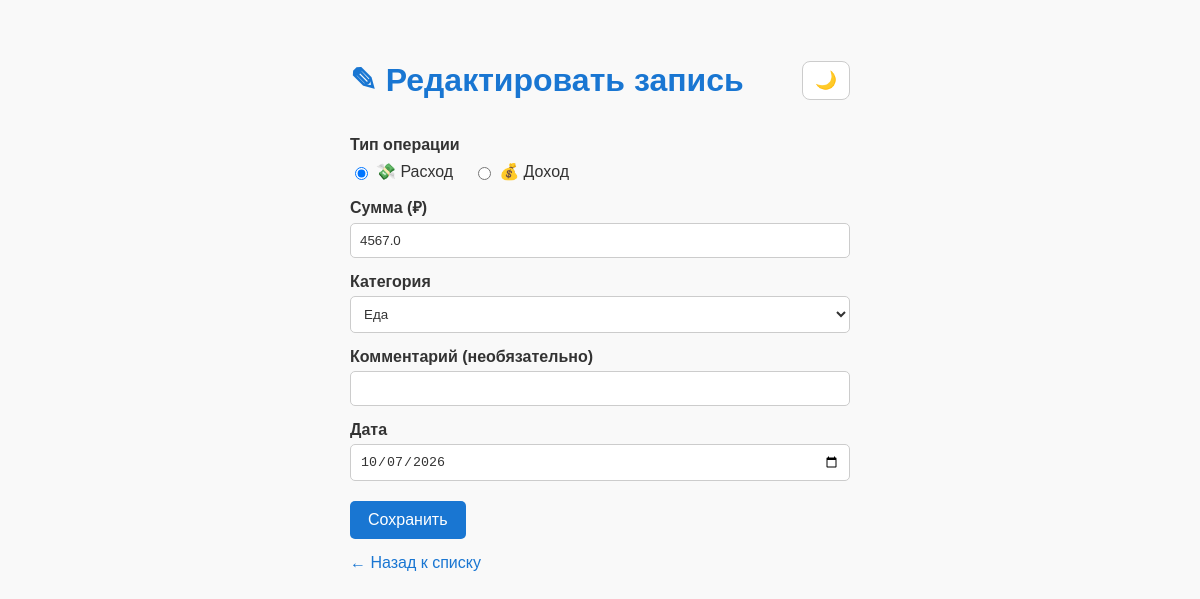
Page /edit/2 on the committed database.
### tables this page shows
CREATE TABLE expenses (
            id INTEGER PRIMARY KEY AUTOINCREMENT,
            amount REAL NOT NULL,
            category TEXT NOT NULL,
            comment TEXT,
            date TEXT NOT NULL
        , type TEXT NOT NULL DEFAULT 'expense');

### app.py (the view, shortened to what this page needs)
@app.route("/edit/<int:expense_id>", methods=["GET", "POST"])
def edit(expense_id):
    conn = get_db()
    expense = conn.execute("SELECT * FROM expenses WHERE id = ?", (expense_id,)).fetchone()
    if expense is None:
        conn.close()
        return "Запись не найдена", 404
    conn.close()
    return render_template("add.html", expense=expense)

### app.py (called while the page is built)
def get_db():
    conn = sqlite3.connect(DB_NAME)
    conn.row_factory = sqlite3.Row
    return conn

### templates/add.html (shortened to what this page needs)
<!DOCTYPE html>
<html lang="ru">
<head>
</head>
<body>
    <div class="header-row">
        <h1>{% if expense %}✎ Редактировать{% else %}➕ Добавить{% endif %} запись</h1>
        <button class="theme-toggle" id="themeToggle" onclick="toggleTheme()">🌙</button>
    </div>
    <form method="post">
        <label>Тип операции</label>
        <div class="radio-group">
            <label>
                <input type="radio" name="type" value="expense"
                       {% if not expense or expense.type == "expense" %}checked{% endif %}>
                💸 Расход
            </label>
            <label>
                <input type="radio" name="type" value="income"
                       {% if expense and expense.type == "income" %}checked{% endif %}>
                💰 Доход
            </label>
        </div>
        <label>Сумма (₽)</label>
        <input type="number" name="amount" step="0.01" min="0" required
               value="{{ expense.amount if expense else '' }}">
        <label>Категория</label>
        <select name="category" required>
            {% set cats = ['Еда', 'Транспорт', 'Развлечения', 'Жильё', 'Здоровье',
                           'Зарплата', 'Фриланс', 'Подарок', 'Другое'] %}
            {% for cat in cats %}
                <option value="{{ cat }}"
                    {% if expense and expense.category == cat %}selected{% endif %}>
                    {{ cat }}
                </option>
            {% endfor %}
        </select>
        <label>Комментарий (необязательно)</label>
        <input type="text" name="comment" maxlength="100"
               value="{{ expense.comment if expense else '' }}">
        <label>Дата</label>
        <input type="date" name="date"
               value="{{ expense.date if expense else '' }}">
        <button type="submit">{% if expense %}Сохранить{% else %}Добавить{% endif %}</button>
    </form>
    <a href="/">← Назад к списку</a>
</body>
</html>

### templates/add.html (style rules this page uses)
:root { --bg: #f9f9f9; --text: #333; --card-bg: #ffffff; --heading: #1976d2; --border: #ccc; --btn-bg: #1976d2; }
* { transition: background 0.2s, color 0.2s; }
body { font-family: Arial, sans-serif; max-width: 500px; margin: 40px auto; padding: 0 15px; background: var(--bg); color: var(--text); }
.header-row { display: flex; justify-content: space-between; align-items: center; }
h1 { color: var(--heading); }
.theme-toggle { background: var(--card-bg); border: 1px solid var(--border); color: var(--text); padding: 8px 12px; border-radius: 8px; cursor: pointer; font-size: 1.1em; }
label { display: block; margin-top: 15px; font-weight: bold; }
input, select { width: 100%; padding: 9px; margin-top: 5px; border: 1px solid var(--border); border-radius: 5px; box-sizing: border-box; background: var(--card-bg); color: var(--text); }
.radio-group { display: flex; gap: 20px; margin-top: 8px; }
.radio-group label { font-weight: normal; margin: 0; display: flex; align-items: center; gap: 5px; }
.radio-group input { width: auto; }
button[type="submit"] { margin-top: 20px; padding: 10px 18px; background: var(--btn-bg); color: white; border: none; border-radius: 5px; cursor: pointer; font-size: 1em; }
a { display: inline-block; margin-top: 15px; color: var(--heading); text-decoration: none; }

### rows in the picture
expenses: type "☑ 💸 Расход", type "☐ 💰 Доход", amount "4567.0", category "Еда", date "10/07/2026"
